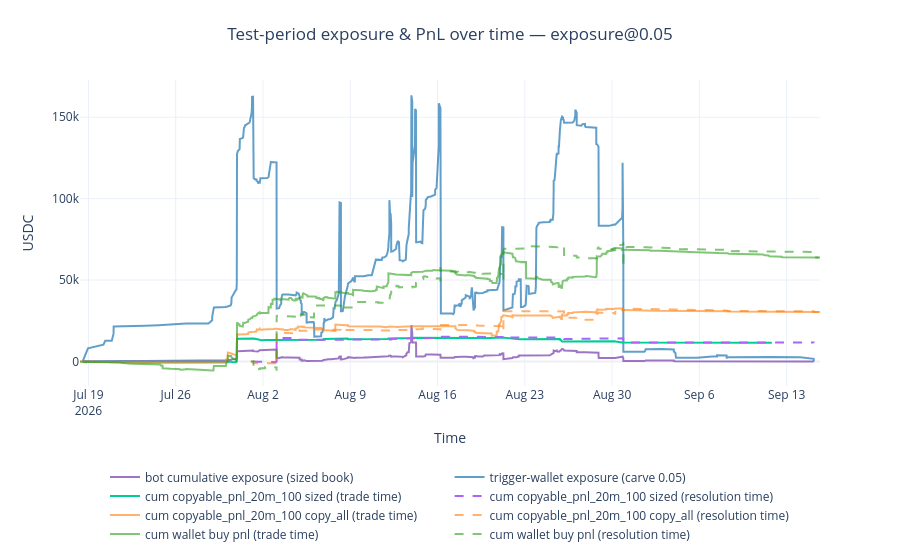

Here is the notebook cell this chart was saved with:
### Markdown cell above
## Test-period exposure & PnL over time

PnL is attributed twice per book: at trade time (`dt`) and at contract resolution time (`last_condition_trade_ts`, resolved contracts only).

- **sized**: the headline scheme (`exposure@{frac}`) — the **wallet-exposure-carved book**: only candidate BUYs whose per-token exposure `position * price` >= the train-fitted per-wallet threshold (EXPOSURE_FRACS), run through the budget-aware sim (`qty = alpha_w * copyable_qty_20m_100`, depth-capped by `bucket_avail_copy_qty`).
- **copy_all**: reference = copy every candidate BUY at 1x with no carve — PnL is the raw `copyable_pnl_20m_100` column over all candidate BUYs.
- **wallet buy pnl**: the copy wallets' own realized PnL.

**Exposure** (copy-all reference) is drawn over the same wallet-exposure-carved book as the sized PnL: exposure = `position * price` on the token, opened when the trade happened (`dt`), closed at contract resolution (`res_ts`). Trades below the carve threshold contribute no exposure.

### Code cell
import plotly.graph_objects as go

CARVE_FRAC = float(best_name.removeprefix("exposure@")) if best_name.startswith("exposure@") else 0.2

test = splits["test"].copy()
test["res_ts"] = pd.to_datetime(test["last_condition_trade_ts"], utc=True, errors="coerce")
test["copy_all_pnl"] = test[PNL_COL]
test["wallet_buy_pnl"] = test["pnl"]

# Sized book = the headline exposure carve: only trades whose per-token exposure
# position*price >= the train-fitted per-wallet threshold (EXPOSURE_FRACS), at 1x.
book = carve_split("test", CARVE_FRAC).copy()
book["res_ts"] = pd.to_datetime(book["last_condition_trade_ts"], utc=True, errors="coerce")
alpha_map = schemes[best_name][1]
book["alpha_w"] = book["wallet"].map(alpha_map).fillna(1.0)

# Run sim to get the taken mask — exposure/qty must respect the budget
res = run_sim(book, alpha_map, pnl_col=PNL_COL, qty_col=QTY_COL,
              group_col="token_group", group_budget=EXPOSURE_BUDGET)
taken_idx = set(res["taken"].values)
book["taken"] = book.index.isin(taken_idx)
book["qty"] = np.clip(book["alpha_w"] * book[QTY_COL], 0.0, book["bucket_avail_copy_qty"])
book["copy_pnl"] = np.where(
    book["taken"],
    book[PNL_COL] / book[QTY_COL].replace(0, np.nan) * book["qty"],
    0.0,
)

print(f"carve {CARVE_FRAC:g}: {len(book):,} trades  taken {int(book["taken"].sum()):,}  "
      f"sim PnL: {book.loc[book["taken"], "copy_pnl"].sum():,.0f}")

window_end = test["dt"].max()
resolved = test["res_ts"] <= window_end
print(
    f"test trades: {len(test):,}  contracts: {test["condition_id"].nunique():,}  "
    f"resolved by {window_end:%Y-%m-%d}: {int(resolved.sum()):,} trades "
    f"({test.loc[resolved, "condition_id"].nunique():,} contracts)"
)
print(
    f"copy_all {PNL_COL} sum: {test[PNL_COL].sum():,.0f}  "
    f"wallet pnl sum: {test["wallet_buy_pnl"].sum():,.0f}  "
    f"sized sim copy_pnl sum: {book.loc[book["taken"], "copy_pnl"].sum():,.0f}"
)

# Exposure (trigger-wallet reference): the carved book, exposure = position * price
# (EXPOSURE_EXP_COL), opened when the trade happened (dt), closed at contract
# resolution (res_ts, resolved contracts only).
ca_resolved = book["res_ts"] <= window_end
ca_ev = pd.DataFrame({
    "ev_dt": book["dt"],
    "exposure_delta": book[EXPOSURE_EXP_COL],
})
ca_cl = pd.DataFrame({
    "ev_dt": book.loc[ca_resolved, "res_ts"],
    "exposure_delta": -book.loc[ca_resolved, EXPOSURE_EXP_COL],
})
exposure_events = (
    pd.concat([ca_ev, ca_cl], ignore_index=True)
    .sort_values("ev_dt")
    .reset_index(drop=True)
)
exposure_events["exposure"] = exposure_events["exposure_delta"].cumsum()


# Bot cumulative exposure: the sized position on each token (taken qty * price),
# opened at dt, closed at contract resolution (res_ts, resolved contracts only).
bt_resolved = book["taken"] & (book["res_ts"] <= window_end)
bt_ev = pd.DataFrame({
    "ev_dt": book.loc[book["taken"], "dt"],
    "exposure_delta": book.loc[book["taken"], "qty"] * book.loc[book["taken"], "price"],
})
bt_cl = pd.DataFrame({
    "ev_dt": book.loc[bt_resolved, "res_ts"],
    "exposure_delta": -(book.loc[bt_resolved, "qty"] * book.loc[bt_resolved, "price"]),
})
bot_events = (
    pd.concat([bt_ev, bt_cl], ignore_index=True)
    .sort_values("ev_dt")
    .reset_index(drop=True)
)
bot_events["exposure"] = bot_events["exposure_delta"].cumsum()

def _cum_pnl(df, dt_col, pnl_col):
    d = df[[dt_col, pnl_col]].rename(columns={dt_col: "ev_dt", pnl_col: "pnl"})
    d = d.sort_values("ev_dt").reset_index(drop=True)
    d["cum_pnl"] = d["pnl"].cumsum()
    return d

pnl_trade = _cum_pnl(book, "dt", "copy_pnl")
pnl_res = _cum_pnl(book, "res_ts", "copy_pnl")
pnl_copy_all_trade = _cum_pnl(test, "dt", "copy_all_pnl")
pnl_copy_all_res = _cum_pnl(test, "res_ts", "copy_all_pnl")
pnl_wallet_trade = _cum_pnl(test, "dt", "wallet_buy_pnl")
pnl_wallet_res = _cum_pnl(test, "res_ts", "wallet_buy_pnl")

fig = go.Figure()
fig.add_trace(go.Scatter(x=bot_events["ev_dt"], y=bot_events["exposure"], mode="lines",
    name="bot cumulative exposure (sized book)", line=dict(color="rgba(148,103,189,0.9)")))
fig.add_trace(go.Scatter(x=exposure_events["ev_dt"], y=exposure_events["exposure"], mode="lines",
    name=f"trigger-wallet exposure (carve {CARVE_FRAC:g})", line=dict(color="rgba(31,119,180,0.7)")))
fig.add_trace(go.Scatter(
    x=pnl_trade["ev_dt"], y=pnl_trade["cum_pnl"], mode="lines",
    name=f"cum {PNL_COL} sized (trade time)",
))
fig.add_trace(go.Scatter(
    x=pnl_res["ev_dt"], y=pnl_res["cum_pnl"], mode="lines", line=dict(dash="dash"),
    name=f"cum {PNL_COL} sized (resolution time)",
))
fig.add_trace(go.Scatter(
    x=pnl_copy_all_trade["ev_dt"], y=pnl_copy_all_trade["cum_pnl"], mode="lines",
    name=f"cum {PNL_COL} copy_all (trade time)", line=dict(color="rgba(255,127,14,0.6)"),
))
fig.add_trace(go.Scatter(
    x=pnl_copy_all_res["ev_dt"], y=pnl_copy_all_res["cum_pnl"], mode="lines",
    name=f"cum {PNL_COL} copy_all (resolution time)", line=dict(dash="dash", color="rgba(255,127,14,0.6)"),
))
fig.add_trace(go.Scatter(
    x=pnl_wallet_trade["ev_dt"], y=pnl_wallet_trade["cum_pnl"], mode="lines",
    name="cum wallet buy pnl (trade time)", line=dict(color="rgba(44,160,28,0.6)"),
))
fig.add_trace(go.Scatter(
    x=pnl_wallet_res["ev_dt"], y=pnl_wallet_res["cum_pnl"], mode="lines",
    name="cum wallet buy pnl (resolution time)", line=dict(dash="dash", color="rgba(44,160,28,0.6)"),
))
fig.update_layout(
    title=dict(text=f"Test-period exposure & PnL over time — {best_name}", x=0.5),
    xaxis_title="Time",
    yaxis_title="USDC",
    template="plotly_white",
    margin=dict(t=80, b=110),
    legend=dict(
        orientation="h",
        yanchor="top",
        y=-0.25,
        xanchor="center",
        x=0.5,
    ),
)
fig.show()

### Figure 1 — Plotly figure (JSON) as saved in the notebook; plotly's stock layout.template omitted (floating-point values rounded to 4 significant figures; data arrays with more than 128 entries replaced by an {"elided": "..."} marker saying what was removed)
{"data": [{"line": {"color": "rgba(148,103,189,0.9)"}, "mode": "lines", "name": "bot cumulative exposure (sized book)", "type": "scatter", "x": {"elided": "620 str values"}, "y": {"elided": "620 float values"}}, {"line": {"color": "rgba(31,119,180,0.7)"}, "mode": "lines", "name": "trigger-wallet exposure (carve 0.05)", "type": "scatter", "x": {"elided": "858 str values"}, "y": {"elided": "858 float values"}}, {"mode": "lines", "name": "cum copyable_pnl_20m_100 sized (trade time)", "type": "scatter", "x": {"elided": "429 str values"}, "y": {"elided": "429 float values"}}, {"line": {"dash": "dash"}, "mode": "lines", "name": "cum copyable_pnl_20m_100 sized (resolution time)", "type": "scatter", "x": {"elided": "429 str values"}, "y": {"elided": "429 float values"}}, {"line": {"color": "rgba(255,127,14,0.6)"}, "mode": "lines", "name": "cum copyable_pnl_20m_100 copy_all (trade time)", "type": "scatter", "x": {"elided": "6853 str values"}, "y": {"elided": "6853 float values"}}, {"line": {"color": "rgba(255,127,14,0.6)", "dash": "dash"}, "mode": "lines", "name": "cum copyable_pnl_20m_100 copy_all (resolution time)", "type": "scatter", "x": {"elided": "6853 str values"}, "y": {"elided": "6853 float values"}}, {"line": {"color": "rgba(44,160,28,0.6)"}, "mode": "lines", "name": "cum wallet buy pnl (trade time)", "type": "scatter", "x": {"elided": "6853 str values"}, "y": {"elided": "6853 float values"}}, {"line": {"color": "rgba(44,160,28,0.6)", "dash": "dash"}, "mode": "lines", "name": "cum wallet buy pnl (resolution time)", "type": "scatter", "x": {"elided": "6853 str values"}, "y": {"elided": "6853 float values"}}], "layout": {"legend": {"orientation": "h", "x": 0.5, "xanchor": "center", "y": -0.25, "yanchor": "top"}, "margin": {"b": 110, "t": 80}, "title": {"text": "Test-period exposure & PnL over time — exposure@0.05", "x": 0.5}, "xaxis": {"title": {"text": "Time"}}, "yaxis": {"title": {"text": "USDC"}}}}
